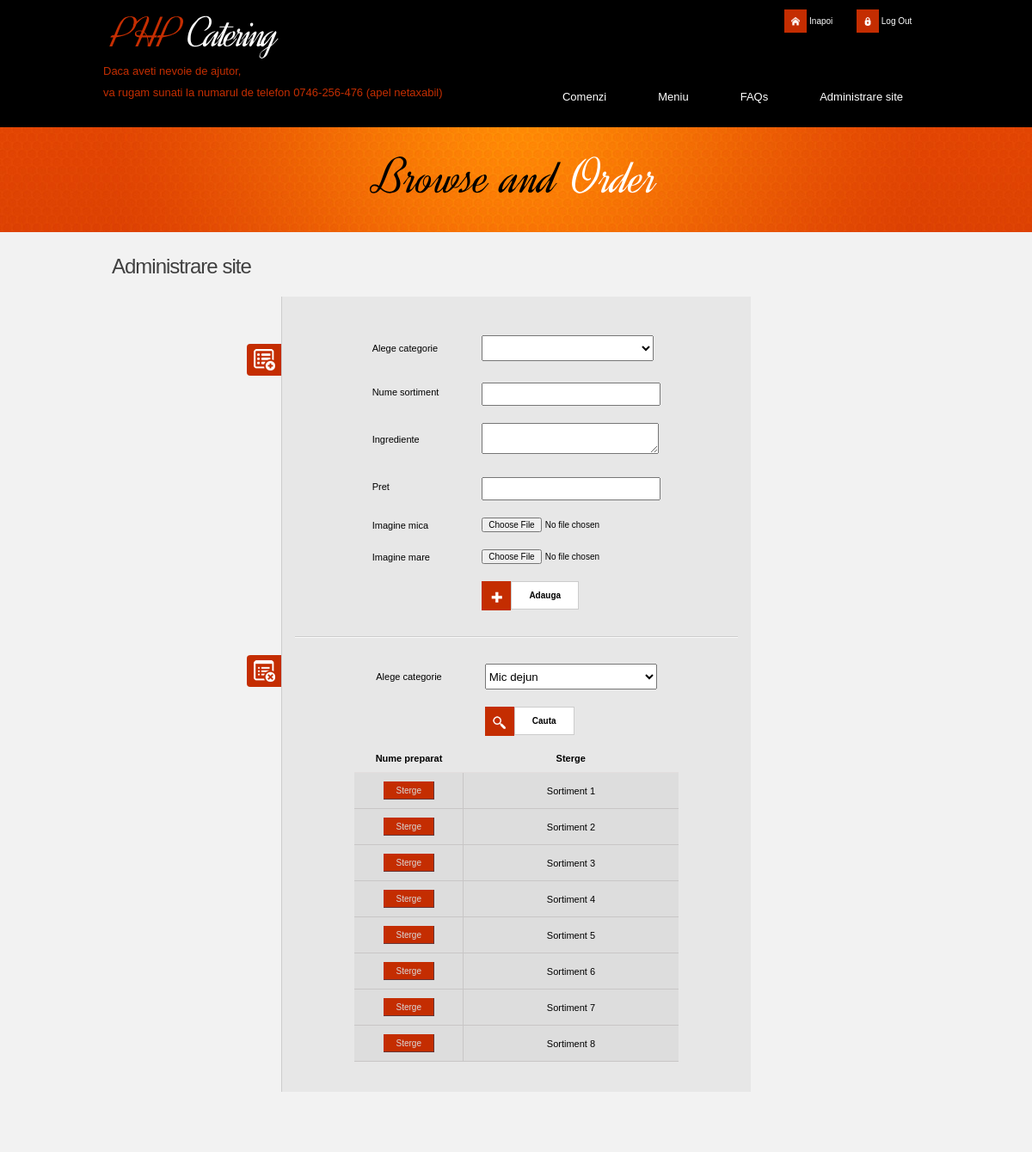
The app's page /administrare.php?categorii=1 (signed in) with its own data.
### tables this page shows
CREATE TABLE IF NOT EXISTS `preparate` (
  `id_preparat` int(4) NOT NULL AUTO_INCREMENT,
  `id_categorie` int(2) NOT NULL,
  `nume` varchar(30) NOT NULL,
  `ingrediente` varchar(200) NOT NULL,
  `pret` double NOT NULL,
  `foto` varchar(30) NOT NULL,
  `foto_thumb` varchar(30) NOT NULL,
  PRIMARY KEY (`id_preparat`)
);

### administrare.php (the view, shortened to what this page needs)
<?php
function categorii($selected_id){
    $dropdown = '<select id = "categorii" name = "categorii">
                 <option value = ""></option>';
    $result = mysql_query("SELECT * FROM categorii");
    while($row = mysql_fetch_array($result)){
        $selected = $row['id_categ'] == $selected_id ? "selected" : "";
        $dropdown .= '<option name = "'.$row['id_categ'].'" value = "'.$row['id_categ'].'" '.$selected.'>'.$row['categoria'].'</option>';
    }
    $dropdown .= '</select>';
    return $dropdown;
}
?>
<!DOCTYPE html>
<html lang="en">
<head>
    <link rel="stylesheet" href="css/reset.css" type="text/css" media="screen">
    <link rel="stylesheet" href="css/style.css" type="text/css" media="screen">
    <link rel="stylesheet" href="css/layout.css" type="text/css" media="screen">
    <link rel = "stylesheet" href = "admin_css/administrare.css">
</head>
<body id="page5">
    <header>
        <?php
            include('header.php');
        ?>
                </div>
            </div>
        </div>
    </header>
    <div id = "section_containter">
    <section id="content"><div class="ic"></div>
        <div class="main">
            <div class="container">
                <h3 class = 'admin_h3'>Administrare site</h3>
            </div>
        </div>
        <div id = "pannel">
            <div id = "top_pannel">
                <table class = "admin_table add_table">
                    <div id = "add_button"><img src = "images/add.png"></div>
                    <form name = "adauga_sortiment" action = "db_opp.php" method = "POST" enctype="multipart/form-data">
                        <tr>
                            <td>Alege categorie</td>
                            <td><?php
                                    $selected_id = "";
                                    echo categorii($selected_id);
                                ?>
                            </td>
                        </tr>
                        <tr>
                            <td>Nume sortiment</td>
                            <td><input type = "text" name = "sortiment" /></td>
                        </tr>
                        <tr colspan = "2">
                            <td>Ingrediente</td>
                            <td><textarea name = "descriere_sortiment"></textarea></td>
                        </tr>
                        <tr>
                            <td>Pret</td>
                            <td><input type = "text" name = "pret_sortiment" /></td>
                        </tr>
                        <tr>
                            <td>Imagine mica</td>
                            <td><input type = "file" name = "imagine_sortiment" /></td>
                        </tr>
                        <tr>
                            <td>Imagine mare</td>
                            <td><input type = "file" name = "imagine_sortiment_thumb" /></td>
                        </tr>
                        <tr>
                            <td></td>
                            <td>
                                <div class = "form_buttons">
                                    <span class = "icons"><img src = "images/plus.png" ></span>
                                    <span class = "text"><input type = "submit" value = "Adauga" /></span>
                                </div>
                            </td>
                        </tr>
                    </form>
                </table>
            </div>
            <div id = "bottom_pannel">
                <table class = "admin_table delete_table">
                    <form name = "sterge_sortiment" action = "<?php echo $_SERVER['PHP_SELF']; ?>" method = "GET" >
                        <tr>
                            <td>Alege categorie</td>
                            <td><?php
                                    $selected_id = isset($_GET['categorii']) ? $_GET['categorii'] : "";
                                    echo categorii($selected_id);
                                ?>
                            </td>
                        </tr>
                        <tr>
                            <td></td>
                            <td>
                                <div class = "form_buttons">
                                    <span class = "icons"><img src = "images/search.png" ></span>
                                    <span class = "text">
                                        <input type = "submit" value = "Cauta" />
                                    </span>
                                </div>
                            </td>
                        </tr>
                    </form>
                <div id = "delete_button"><img src = "images/delete.png"></div>
                <?php
                if(isset($_GET['categorii']) && $_GET['categorii'] != ''){
                    $query = mysql_query("SELECT id_preparat, nume FROM preparate WHERE id_categorie = '".$_GET['categorii']."'");                    ;
                    if(mysql_num_rows($query) != 0){
                        echo '<th>Nume preparat</th><th>Sterge</th>';
                        while($row = mysql_fetch_array($query)){
                        $nume=$row['nume'];
                        $id=$row['id_preparat'];
                        echo "<tr>
                                   <td class = 'to_delete'>
                                      <form name = 'delete' method = 'POST' action = 'delete.php'>
                                          <input type = 'hidden' name = 'preparate' value = '$id' />
                                          <input type = 'hidden' name ='url_categorie' value = '{$_GET['categorii']}'>
                                          <button type = 'submit' >Sterge</button>
                                      </form>
                                   </td>
                                   <td class = 'names'>$nume</td>
                             </tr>";
                        }
                    }
                }
                ?>
                </table>
            </div>
        </div>
    </section>
    </div>
    <?php
    include ("footer.php");
    ?>
</body>
</html>

### css/style.css (style rules this page uses)
article, aside, audio, canvas, command, datalist, details, embed, figcaption, figure, footer, header, hgroup, keygen, meter, nav, output, progress, section, source, video { display:block; }
html { width:100%;min-height:100%; }
body { font-family:Arial, Helvetica, sans-serif;font-size:100%; color:#7f7f7f;min-width:960px;background:#000;min-height:100% }
.main { width:960px; padding:0; margin:0 auto; font-size:13px; line-height:25px; }
.container { width:940px; padding:0; margin:0 auto; }
#section_containter { height : 600px; background-color: #f2f2f2; }
header { width:100%; background:#f2f2f2; position:relative; z-index:2; }
#content { width:100%; padding:15px 0 50px; background:#f2f2f2; position:relative; z-index:1; overflow-y : auto; }
h3 { font-size:24px; line-height:2em; color:#404040; font-weight:normal; letter-spacing:-1px; margin-bottom:5px; }
input[type=text], input[type=tel], input[type=email], input[type=password] { height : 21px; margin-top: 5px; }

### css/layout.css (style rules this page uses)
#page5 #content { padding:25px 0 20px; }

### admin_css/administrare.css (style rules this page uses)
.admin_h3 { float:left; line-height : 30px; }
#pannel { clear : both; }
#pannel { width : 515px; margin : 50px auto; padding : 15px; background-color: #E7E7E7; border-left: 1px solid #ccc; }
#categorii { height : 30px; width : 200px }
.admin_table { margin : 20px auto; font-size : 11px; color : #000; }
#top_pannel { border-bottom: 1px solid #CDCCCC; }
#bottom_pannel { border-top : 1px solid #fafafa; }
.admin_table tr td { padding : 10px 25px; vertical-align : middle; }
.admin_table input[type=text], .admin_table textarea { width : 200px; }
.admin_table input[type=submit] { font-size : 10px; background-color : #fff; border : 0px; padding : 10px 20px; font-weight : bold; border : 1px solid #ccc; margin-left : -3px; cursor: pointer; }
.admin_table tr td input[type=file] { font-size : 10px; }
#top_pannel, #bottom_pannel { position : relative; }
#add_button, #delete_button { position: absolute; background-color: #c42d01; width: 40px; height: 37px; left: -56px; text-align: center; display : table; border-top-left-radius: 4px; border-bottom-left-radius: 4px; top : 20px; }
#add_button img, #delete_button img { padding-top : 6px; }
.form_buttons .icons { display: inline-block; height: 34px; width : 34px; line-height: 34px; background-color: #c42d01; text-align : center; }
.form_buttons .icons img { vertical-align : middle !important; }
.delete_table th { border-bottom: 1px solid #E2DEDE;; padding : 10px; }
.delete_table th:last-child { border-right : 0px; }
.delete_table .to_delete { text-align: center; border-bottom: 1px solid #C8C6C6; background-color : #DDDDDD; }
.delete_table button[type=submit] { background-color : #c42d01; border : 0px; color : #DADADA; padding : 5px 15px; font-size : 10px; box-shadow: inset -1px -1px 0px 0px #673636; }
.delete_table .names { text-align : center; border-bottom: 1px solid #C8C6C6; border-left: 1px solid #C8C6C6; background-color : #DDDDDD; }
.to_delete button[type=submit] { cursor : pointer; }

### records on screen
preparate: nume "Sortiment 1"
preparate: nume "Sortiment 2"
preparate: nume "Sortiment 3"
preparate: nume "Sortiment 4"
preparate: nume "Sortiment 5"
preparate: nume "Sortiment 6"
preparate: nume "Sortiment 7"
preparate: nume "Sortiment 8"

### other values on screen
$log "Log Out"
$label1 "Comenzi"
$label2 "Administrare site"
